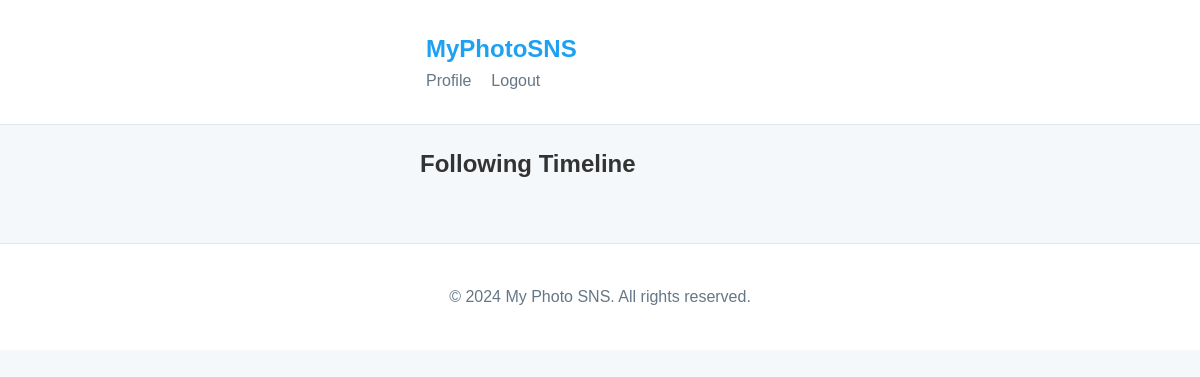
The app's page / (signed in), older data.
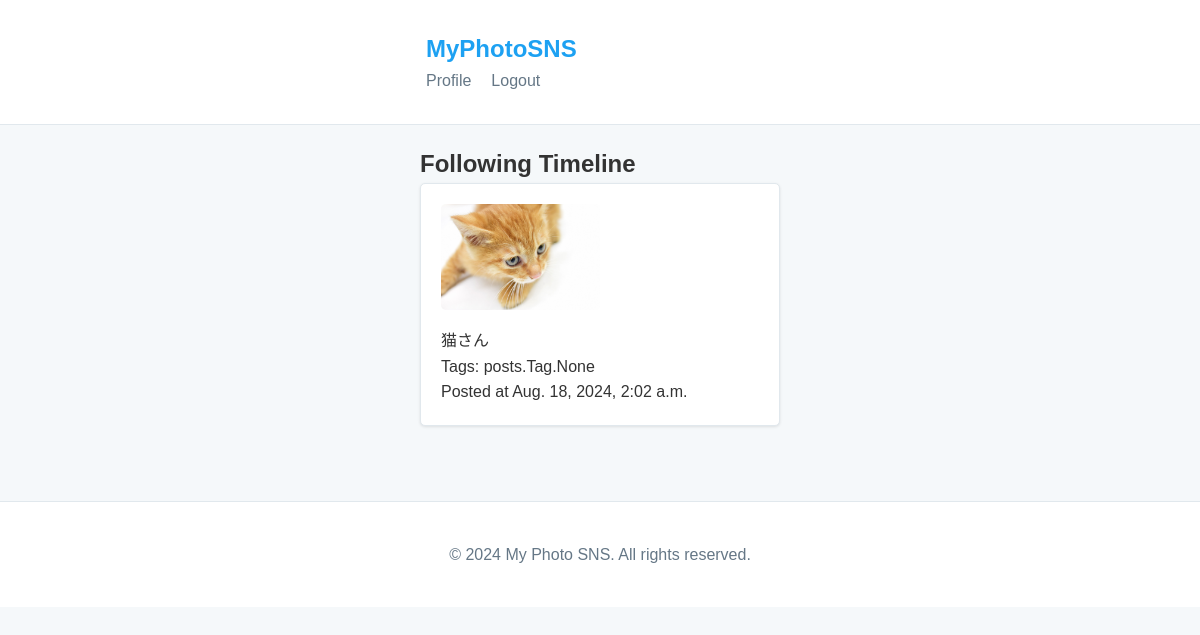
The same page, newer data.
### posts/models.py (models this page shows, shortened)
class Post(models.Model):
    user = models.ForeignKey(CustomUser, on_delete=models.CASCADE)
    image = models.ImageField(upload_to='images/')
    caption = models.TextField()
    tags = models.ManyToManyField(Tag, blank=True)
    created_at = models.DateTimeField(auto_now_add=True)

### posts/views.py (the view)
# urls.py: path('', views.following_timeline, name='home'),
@login_required
def following_timeline(request):
    user = request.user
    following_users = user.following.all()
    posts = Post.objects.filter(user__in=following_users).order_by('-created_at')
    return render(request, 'following_timeline.html', {'posts': posts})

### posts/templates/following_timeline.html (shortened to what this page needs)
{% extends 'base_generic.html' %}
{% block content %}
  <h2>Following Timeline</h2>
  {% for post in posts %}
    <div class="post">
      <a href="{% url 'post_detail' post.id %}">
        <img src="{{ post.image.url }}" alt="Post image">
      </a>
      <p>{{ post.caption }}</p>
      <p>Tags: {{ post.tags }}</p>
      <p>Posted at {{ post.created_at }}</p>
    </div>
  {% endfor %}
{% endblock %}

Row changes from the older to the newer data that the page shows:
now on this page (row edited): Post: image (picture), caption "猫さん", tags "posts.Tag.None", created_at "Aug. 18, 2024, 2:02 a.m."
